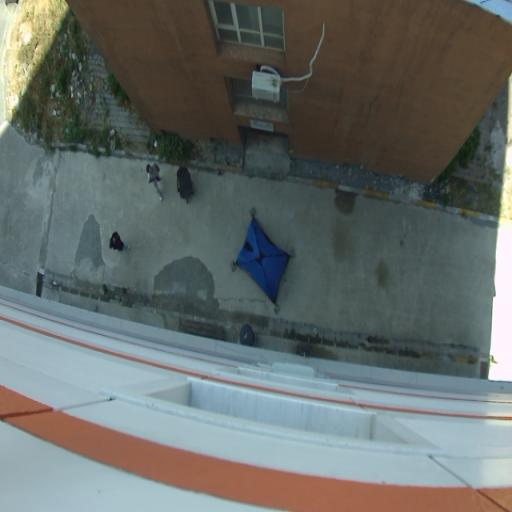
#> input picture roboflow_export/test/images/capture_66_png.rf.0483be8d686b6c56b5c17163e6d52e68.jpg, 512 x 512 px; its folder holds only this picture in this run
$ python prepare_tents.py --src roboflow_export/test/images
#> lines starting #> are read from the running program, lines starting #| are printed output that depends on the picture
#!/usr/bin/env python3
"""
prepare_tents.py - turn a YOLO-format tent dataset into a white-tent, drone-scale dataset.

Stages (all OpenCV / NumPy):
  1. load + clean   : drop unreadable / tiny / duplicate / (heuristic) ground-level images
  2. rescale        : resize each image so tents have TARGET pixel size (from GSD or --target-px)
  3. whiten         : GrabCut (or polygon) mask per tent -> HSV recolour to white; saves cut-out patches
  4. tile           : overlapping tiles, partially-cut tents handled, tent-free tiles kept as negatives
  5. synthesize     : paste white-tent patches onto real aerial backgrounds (shadow, rotation, degrade)
  6. write          : images/labels train+val, data.yaml  (split by SOURCE image -> no leakage)

Everything is merged into ONE class: white_tent.
"""
import argparse, random, math
from pathlib import Path
import cv2, numpy as np, yaml

IMG_EXT = {".jpg", ".jpeg", ".png", ".bmp", ".tif", ".tiff"}


# ----------------------------------------------------------------- io helpers
def label_for(p: Path) -> Path:
    parts = list(p.parts)
    for i in range(len(parts) - 1, -1, -1):
        if parts[i] == "images":
            parts[i] = "labels"
            break
    return Path(*parts).with_suffix(".txt")


def read_yolo(lp: Path, w: int, h: int):
    """Boxes (5 values) or polygons/OBB (>=6 values). Returns px-space objects, class ignored."""
    objs = []
    if not lp.exists():
        return objs
    for line in lp.read_text().splitlines():
        p = line.split()
        if len(p) < 5:
            continue
        v = list(map(float, p[1:]))
        if len(v) == 4:
            cx, cy, bw, bh = v
            box = [(cx - bw / 2) * w, (cy - bh / 2) * h, (cx + bw / 2) * w, (cy + bh / 2) * h]
            poly = None
        else:
            if len(v) % 2:
                continue
            pts = np.array(v, np.float32).reshape(-1, 2) * [w, h]
            box = [*pts.min(0), *pts.max(0)]
            poly = pts
        objs.append({"box": [float(b) for b in box], "poly": poly})
    return objs


# [5 lines left out: function write_yolo, not called in this run]


# --------------------------------------------------------------- 1. cleaning
def dhash(img, s=8):
    g = cv2.cvtColor(cv2.resize(img, (s + 1, s), interpolation=cv2.INTER_AREA), cv2.COLOR_BGR2GRAY)
    return (g[:, 1:] > g[:, :-1]).tobytes()


def looks_ground_level(img):
    """Cheap heuristic: smooth, bright, bluish strip along the top = sky. REVIEW rejected.txt!"""
    h = img.shape[0]
    top = img[: max(8, h // 7)]
    b, g, r = [float(top[..., i].mean()) for i in range(3)]
    return b > r + 15 and (b + g + r) / 3 > 140 and float(cv2.cvtColor(top, cv2.COLOR_BGR2GRAY).std()) < 28


# ------------------------------------------------------- 2. target pixel size
def target_tent_px(a):
    if a.target_px:
        return a.target_px
    gsd = a.altitude * a.sensor_width_mm / (a.focal_mm * a.image_width_px)  # metres / pixel
    return a.tent_m / gsd


def rescale(img, objs, target):
    sizes = [max(o["box"][2] - o["box"][0], o["box"][3] - o["box"][1]) for o in objs]
    if not sizes:
        return img, objs
    s = float(np.clip(target / max(np.median(sizes), 1.0), 0.05, 4.0))
    interp = cv2.INTER_AREA if s < 1 else cv2.INTER_CUBIC
    img = cv2.resize(img, None, fx=s, fy=s, interpolation=interp)
    for o in objs:
        o["box"] = [v * s for v in o["box"]]
        if o["poly"] is not None:
            o["poly"] = o["poly"] * s
    return img, objs


# ------------------------------------------------------------ 3. white tents
# [61 lines left out: functions tent_mask, whiten, make_patch, not called in this run]


# ----------------------------------------------------------------- 4. tiling
def tile_image(img, objs, size, overlap, min_vis=0.5):
    H, W = img.shape[:2]
    if H < size or W < size:  # pad (constant, NOT reflect -> no duplicated tents)
        img = cv2.copyMakeBorder(img, 0, max(0, size - H), 0, max(0, size - W),
                                 cv2.BORDER_CONSTANT, value=(114, 114, 114))
        H, W = img.shape[:2]
    step = max(1, int(size * (1 - overlap)))
    xs = list(range(0, W - size + 1, step))
    ys = list(range(0, H - size + 1, step))
    if xs[-1] + size < W: xs.append(W - size)
    if ys[-1] + size < H: ys.append(H - size)
    pos, neg = [], []
    for y0 in ys:
        for x0 in xs:
            kept, bad = [], False
            for o in objs:
                bx1, by1, bx2, by2 = o["box"]
                cx1, cy1 = max(bx1, x0), max(by1, y0)
                cx2, cy2 = min(bx2, x0 + size), min(by2, y0 + size)
                if cx2 <= cx1 or cy2 <= cy1:
                    continue
                vis = (cx2 - cx1) * (cy2 - cy1) / max((bx2 - bx1) * (by2 - by1), 1e-6)
                if vis >= min_vis and (cx2 - cx1) >= 3 and (cy2 - cy1) >= 3:
                    kept.append([cx1 - x0, cy1 - y0, cx2 - x0, cy2 - y0])
                elif vis > 0.05:
                    bad = True  # half-cut tent we did not label -> would teach wrong negatives
            if bad:
                continue
            t = img[y0:y0 + size, x0:x0 + size]
            (pos if kept else neg).append((t, kept))
    return pos, neg


# ------------------------------------------------------------- 5. synthesis
# [73 lines left out: functions degrade, rot_rgba, synth_image, not called in this run]


# --------------------------------------------------------------------- main
def main():
    ap = argparse.ArgumentParser()
    ap.add_argument("--src", required=True, help="folder with YOLO-format export (train/valid/test ok)")
    ap.add_argument("--backgrounds", help="folder of real aerial images WITHOUT tents (WiSARD, HERIDAL ...)")
    ap.add_argument("--out", default="tents_white")
    ap.add_argument("--tile", type=int, default=640)
    ap.add_argument("--overlap", type=float, default=0.2)
    # scale: either --target-px or camera geometry
    ap.add_argument("--target-px", type=float, default=0, help="tent size (longest side) in px at your camera")
    ap.add_argument("--altitude", type=float, default=30, help="m")
    ap.add_argument("--tent-m", type=float, default=3.0, help="tent longest side in m")
    ap.add_argument("--sensor-width-mm", type=float, default=6.3)
    ap.add_argument("--focal-mm", type=float, default=4.5)
    ap.add_argument("--image-width-px", type=float, default=3840)
    ap.add_argument("--white-frac", type=float, default=1.0, help="share of tents recoloured white")
    ap.add_argument("--neg-ratio", type=float, default=0.5, help="negative tiles per positive tile")
    ap.add_argument("--n-synth", type=int, default=500)
    ap.add_argument("--val-frac", type=float, default=0.2)
    ap.add_argument("--no-ground-filter", action="store_true")
    ap.add_argument("--blacklist", help="txt file of image filenames to drop")
    ap.add_argument("--seed", type=int, default=0)
    a = ap.parse_args()

    rng = random.Random(a.seed); np.random.seed(a.seed)
    out = Path(a.out)
    for sp in ("train", "val"):
        (out / "images" / sp).mkdir(parents=True, exist_ok=True)
        (out / "labels" / sp).mkdir(parents=True, exist_ok=True)
    black = set(Path(a.blacklist).read_text().split()) if a.blacklist else set()
    target = target_tent_px(a)
    print(f"[info] target tent size = {target:.1f}px")

    # 1. load + clean --------------------------------------------------------
    items, seen, rejected = [], set(), []
    for p in sorted(Path(a.src).rglob("*")):
        if p.suffix.lower() not in IMG_EXT or p.name in black:
            continue
        img = cv2.imread(str(p))
#> img is the input picture: shape (512, 512, 3); mean B, G, R 105.1, 108, 102
        if img is None or min(img.shape[:2]) < 64:
            rejected.append((p.name, "unreadable/tiny")); continue
        hsh = dhash(img)
        if hsh in seen:
            rejected.append((p.name, "duplicate")); continue
        seen.add(hsh)
        if not a.no_ground_filter and looks_ground_level(img):
#> in looks_ground_level, `top = img[: max(8, h // 7)]`:
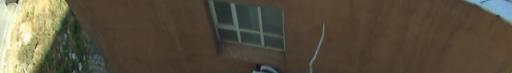
#> top: shape (73, 512, 3); mean B, G, R 63.3, 79.8, 88.5
#> in looks_ground_level, `b, g, r = [float(top[..., i].mean()) for i in range(3)]`: b = 63.29; g = 79.78; r = 88.5
            rejected.append((p.name, "ground-level?")); continue
        objs = read_yolo(label_for(p), img.shape[1], img.shape[0])
#> in label_for, `parts = list(p.parts)`: parts = 4 items
#> the loop in label_for, `for i in range(len(parts) - 1, -1, -1):` made 2 passes
#> i on pass 1: 3
#> in read_yolo, `objs = []`: objs = []
#> objs = []
        items.append((p, img, objs))
    (out / "rejected.txt").write_text("\n".join(f"{n}\t{r}" for n, r in rejected))
    print(f"[clean] kept {len(items)}  rejected {len(rejected)} (see rejected.txt)")
#| [clean] kept 1  rejected 0 (see rejected.txt)

    # split by SOURCE image
    rng.shuffle(items)
    nval = max(1, int(len(items) * a.val_frac))
#> nval = 1

    stats = {"train": [0, 0], "val": [0, 0]}  # [pos tiles, neg tiles]
    patches, k = [], 0
    for i, (p, img, objs) in enumerate(items):
        sp = "val" if i < nval else "train"
        img, objs = rescale(img, objs, target)                                  # 2
        for o in objs:                                                          # 3
            if rng.random() <= a.white_frac:
                m = tent_mask(img, o)
                img = whiten(img, m)
                if sp == "train":
                    pt = make_patch(img, m, o["box"])
                    if pt is not None:
                        patches.append(pt)
        pos, neg = tile_image(img, objs, a.tile, a.overlap)                     # 4
        rng.shuffle(neg)
        neg = neg[: int(a.neg_ratio * max(len(pos), 1))]
        for t, boxes in pos + neg:
            name = f"{p.stem}_{k:06d}"; k += 1
            cv2.imwrite(str(out / "images" / sp / f"{name}.jpg"), t, [cv2.IMWRITE_JPEG_QUALITY, 95])
            write_yolo(out / "labels" / sp / f"{name}.txt", boxes, a.tile, a.tile)
        stats[sp][0] += len(pos); stats[sp][1] += len(neg)
#> this loop made 1 pass
#> (objs, sp, step in tile_image) on pass 1: ([], 'val', 512)
#> pass 1, in tile_image, `img = cv2.copyMakeBorder(img, 0, max(0, size - H), 0, max(0, size - W)..`:
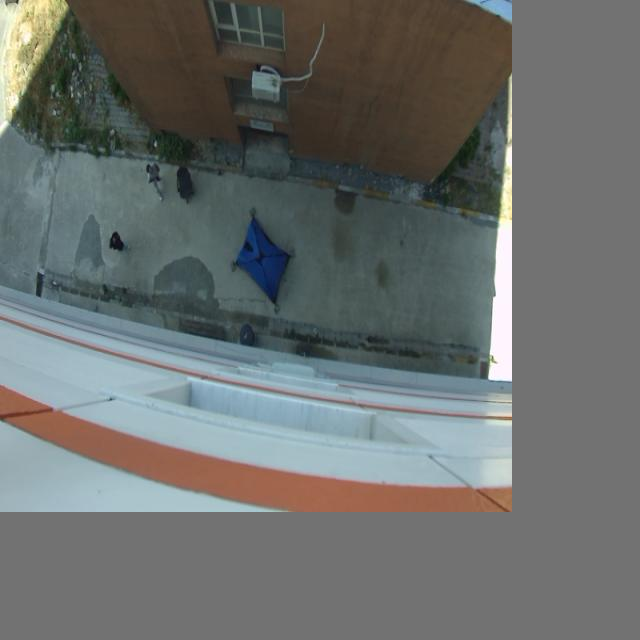
#> img: shape (640, 640, 3); mean of channels 0, 1, 2 108.3, 110.2, 106.3; drawn as B, G, R
#> after the loop, k = 0; patches = []; stats = {'train': [0, 0], 'val': [0, 0]}
    print(f"[tile] train pos/neg {stats['train']}  val pos/neg {stats['val']}  patches {len(patches)}")
#| [tile] train pos/neg [0, 0]  val pos/neg [0, 0]  patches 0

    # 5. synthetic (train only) ---------------------------------------------
    if a.backgrounds and patches and a.n_synth > 0:
        bgs = [q for q in Path(a.backgrounds).rglob("*") if q.suffix.lower() in IMG_EXT]
        made = 0
        for j in range(a.n_synth):
            r = synth_image(bgs, patches, a.tile, target, rng)
            if r is None:
                continue
            im, boxes = r
            name = f"synth_{j:06d}"
            cv2.imwrite(str(out / "images/train" / f"{name}.jpg"), im, [cv2.IMWRITE_JPEG_QUALITY, 95])
            write_yolo(out / "labels/train" / f"{name}.txt", boxes, a.tile, a.tile)
            made += 1
        print(f"[synth] {made} synthetic train images from {len(bgs)} backgrounds")
    else:
        print("[synth] skipped (need --backgrounds and at least one patch)")

    yaml.safe_dump({"path": str(out.resolve()), "train": "images/train", "val": "images/val",
                    "names": {0: "white_tent"}}, (out / "data.yaml").open("w"))
    print(f"[done] {out/'data.yaml'}")


if __name__ == "__main__":
    main()
